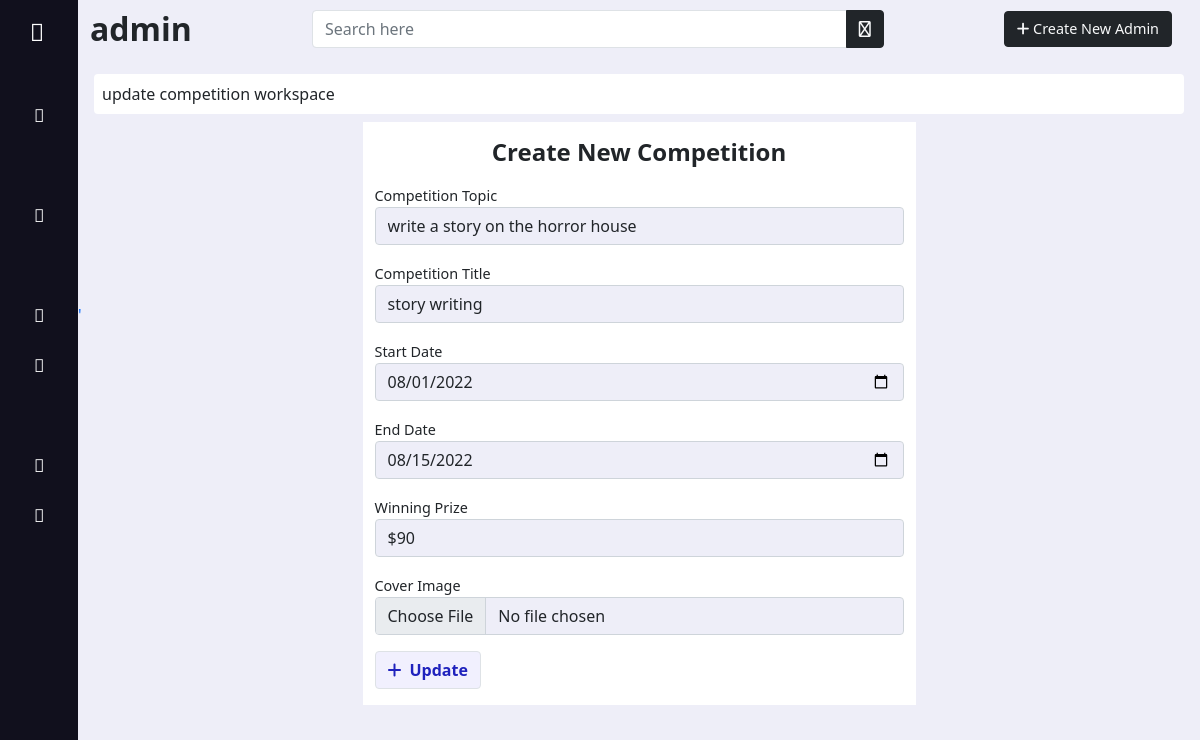
The page /admin/edit_competition.php?comp_id=2 (signed in) on the database its author committed.
### tables this page shows
CREATE TABLE `competitions` (
  `competition_id` int(11) NOT NULL,
  `competition_cover` varchar(400) NOT NULL,
  `competition_topic` varchar(255) NOT NULL,
  `competition_title` varchar(255) NOT NULL,
  `competition_start_date` varchar(255) NOT NULL,
  `competition_end_date` varchar(255) NOT NULL,
  `competition_prize` varchar(255) NOT NULL
);

### admin/edit_competition.php (the view, shortened to what this page needs)
<?php
include '../conn.php';
$id = $_GET['comp_id'];
$sql = "SELECT * FROM `competitions` WHERE `competition_id` = '$id'";
$query = mysqli_query($con, $sql);
$row = mysqli_fetch_array($query);
?>
<!doctype html>
<html lang="en">
<head>
  <link rel="stylesheet" href="../assets/bootstrap/css/bootstrap.min.css">
  <link rel="stylesheet" href="../assets/fontawesome/css/all.min.css">
  <link rel="stylesheet" href="../assets/fontawesome/css/fontawesome.min.css">
  <link rel="stylesheet" href="admin.css">
  <link rel="stylesheet" href="https://site-assets.fontawesome.com/releases/v6.1.2/css/all.css">
</head>
    <body>
    <?php require '_asider.php'; ?>
    <main class="">
    <?php require '_header.php'; ?>
    <div class="row col-12 mx-auto d-flex justify-content-center rounded p-2">
            <div class="w-100 p-2   fs-6">
                <p style="background:white;" class=" rounded p-2 m-0">update competition workspace</p>
            </div>
    <div class="form-container col-12 col-md-6 col-lg-6  " style="background:white;">
                <h4 class="text-dark fw-bold text-center my-3">Create New Competition</h4>
                <form method="post"  enctype="multipart/form-data">
                    <div class="mb-3">
                        <label class="form-label mb-0 " style="font-size:.9rem;font-weight:500;">Competition Topic</label>
                        <input  value="<?php echo $row[2]?>"  style="background-color: #EEEEF8;" type="text" class="form-control" placeholder="write an essay on myself" name="comp_topic">
                    </div>
                    <div class="mb-3">
                        <label class="form-label mb-0 " style="font-size:.9rem;font-weight:500;">Competition Title</label>
                        <input  value="<?php echo $row[3]?>"  style="background-color: #EEEEF8;" class="form-control" type="text" name="comp_title" placeholder="essay writing">
                    </div>
                    <div class="mb-3">
                        <label class="form-label mb-0 " style="font-size:.9rem;font-weight:500;">Start Date</label>
                        <input  value="<?php echo $row[4]?>"  style="background-color: #EEEEF8;" class="form-control" type="date" name="comp_start_date">
                    </div>
                    <div class="mb-3">
                        <label class="form-label mb-0 " style="font-size:.9rem;font-weight:500;">End Date</label>
                        <input  value="<?php echo $row[5]?>"  style="background-color: #EEEEF8;" class="form-control" type="date" name="comp_end_date">
                    </div>
                    <div class="mb-3">
                        <label class="form-label mb-0 " style="font-size:.9rem;font-weight:500;">Winning Prize</label>
                        <input  value="<?php echo $row[6]?>"  style="background-color: #EEEEF8;" class="form-control" type="text" name="comp_prize" placeholder="$100">
                    </div>
                    <div class="mb-3">
                        <label class="form-label mb-0 " style="font-size:.9rem;font-weight:500;">Cover Image</label>
                        <input style="background-color: #EEEEF8;" class="form-control" type="file" name="comp_cover" placeholder="$100">
                    </div>
                    <div class="mb-3 ">
                        <button class="btn btn border  btn-md " style="background:#F1F0FE;color:#1f22bd;font-weight:600;" name="update" type="submit"><i class="fa-solid fa-plus me-2"></i>Update</button>
                    </div>
                </form>
            </div>
            </div>
            </main>
    </body>
</html>

### admin/admin.css (style rules this page uses)
* { margin: 0; padding: 0; box-sizing: border-box; }
body { background: #eeeef8 !important; }
main { left: 78px ; background-color: #eeeef8 !important; position: relative; width: calc(100% - 78px) !important; }

### rows shown on the page
competitions: comp_topic "write a story on the horror house", comp_title "story writing", comp_start_date "08/01/2022", comp_end_date "08/15/2022", comp_prize "$90"

### other values the page prints
$_SESSION['admin'] "admin"
